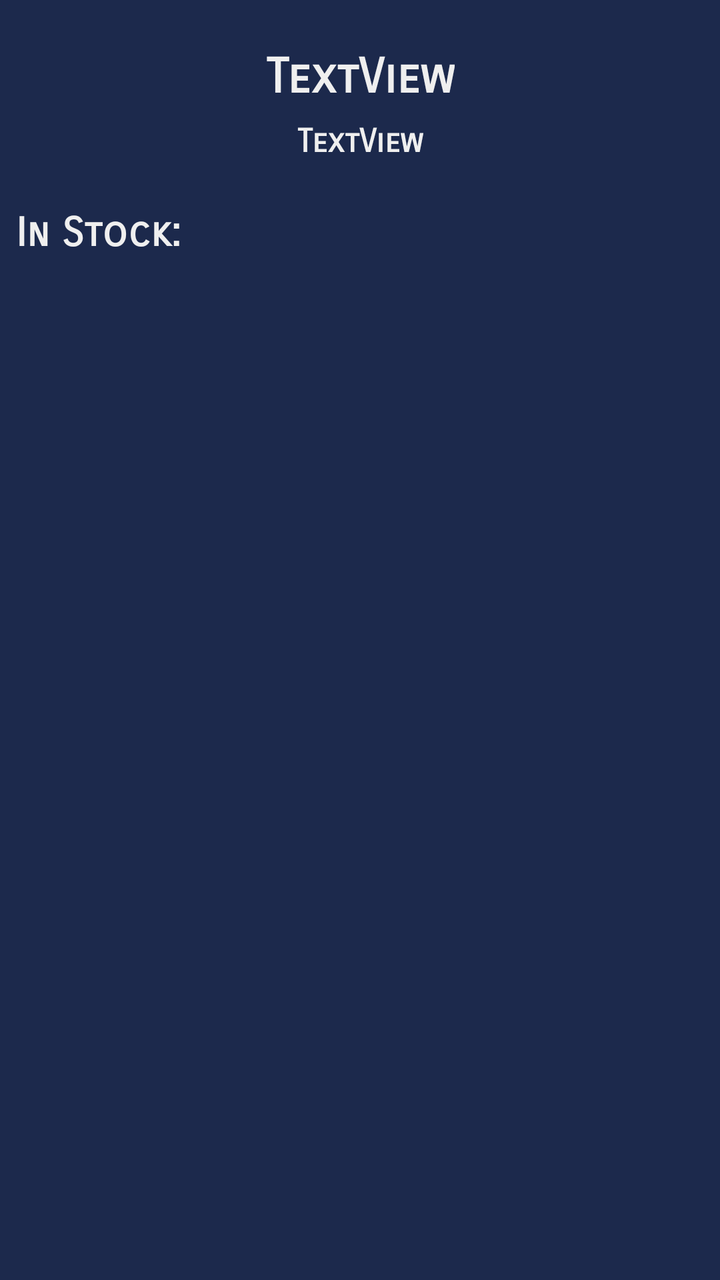
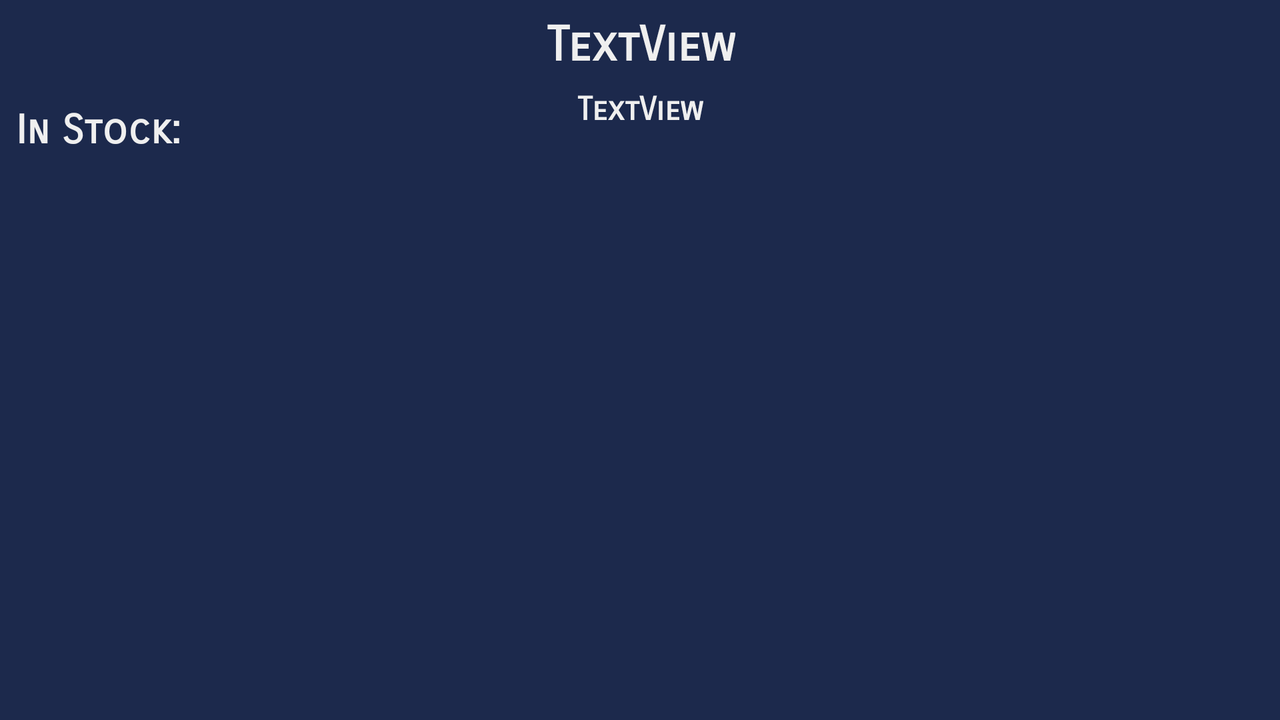

One screen, two layout resources from the same app: the default and the author's alternative for another configuration. Each is rendered where Android would select it; the XML of both is given below.
<!-- AndroidManifest.xml: application theme AppTheme -->
<!-- res/layout/fragment_dealer_page.xml -->
<?xml version="1.0" encoding="utf-8"?>
<android.support.constraint.ConstraintLayout xmlns:android="http://schemas.android.com/apk/res/android"
    xmlns:app="http://schemas.android.com/apk/res-auto"
    android:layout_width="match_parent"
    android:layout_height="match_parent">

    <TextView
        android:id="@+id/text_dealer_page_name"
        style="@style/TextViewTheme"
        android:layout_width="wrap_content"
        android:layout_height="wrap_content"
        android:layout_marginLeft="8dp"
        android:layout_marginRight="8dp"
        android:layout_marginTop="24dp"
        android:text="TextView"
        app:layout_constraintLeft_toLeftOf="parent"
        app:layout_constraintRight_toRightOf="parent"
        app:layout_constraintTop_toTopOf="parent"
        android:layout_marginStart="8dp"
        android:layout_marginEnd="8dp" />

    <TextView
        android:id="@+id/text_dealer_page_message"
        style="@style/TextViewTheme"
        android:layout_width="wrap_content"
        android:layout_height="wrap_content"
        android:layout_marginLeft="8dp"
        android:layout_marginRight="8dp"
        android:layout_marginTop="8dp"
        android:text="TextView"
        android:textSize="16sp"
        app:layout_constraintLeft_toLeftOf="parent"
        app:layout_constraintRight_toRightOf="parent"
        app:layout_constraintTop_toBottomOf="@+id/text_dealer_page_name"
        android:layout_marginStart="8dp"
        android:layout_marginEnd="8dp" />

    <TextView
        android:id="@+id/textView3"
        style="@style/TextViewTheme"
        android:layout_width="wrap_content"
        android:layout_height="wrap_content"
        android:text="@string/stock"
        android:textSize="20sp"
        android:layout_marginLeft="8dp"
        app:layout_constraintLeft_toLeftOf="parent"
        android:layout_marginTop="24dp"
        app:layout_constraintTop_toBottomOf="@+id/text_dealer_page_message"
        android:layout_marginStart="8dp" />

    <android.support.v7.widget.RecyclerView
        android:id="@+id/dealer_stock_recycler"
        android:layout_width="0dp"
        android:layout_height="0dp"
        android:layout_marginBottom="16dp"
        android:layout_marginLeft="32dp"
        android:layout_marginRight="32dp"
        android:layout_marginTop="16dp"
        app:layout_constraintBottom_toBottomOf="parent"
        app:layout_constraintLeft_toLeftOf="parent"
        app:layout_constraintRight_toRightOf="parent"
        app:layout_constraintTop_toBottomOf="@+id/textView3" />
</android.support.constraint.ConstraintLayout>
<!-- resources referenced by this layout -->
<resources>
  <string name="stock">In Stock:\u00A0</string>
  <style name="TextViewTheme" parent="AppTheme">
          <item name="android:fontFamily">sans-serif-smallcaps</item>
          <item name="android:textColor">@color/color_near_white</item>
          <item name="colorPrimary">@color/color_near_white</item>
          <item name="colorPrimaryDark">@color/colorPrimaryDark</item>
          <item name="colorAccent">@color/colorAccent</item>
          <item name="android:textSize">24sp</item>
          <item name="android:textStyle">bold</item>
      </style>
  <style name="AppTheme" parent="Theme.AppCompat.Light.NoActionBar">
          
  		<item name="android:fontFamily">sans-serif-smallcaps</item>
          <item name="windowActionBar">false</item>
          <item name="colorPrimary">@color/colorPrimary</item>
          <item name="colorPrimaryDark">@color/colorPrimaryDark</item>
          <item name="colorAccent">@color/colorAccent</item>
  		<item name="android:windowBackground">@color/color_navy</item>
      </style>
  <color name="color_near_white">#efefef</color>
  <color name="colorPrimaryDark">#303F9F</color>
  <color name="colorAccent">#FF4081</color>
  <color name="colorPrimary">#3F51B5</color>
  <color name="color_navy">#1c294c</color>
</resources>
<!-- res/layout-land/fragment_dealer_page.xml (the author's variant of the layout above) -->
<!-- drawn on the phone turned sideways -->
<?xml version="1.0" encoding="utf-8"?>
<android.support.constraint.ConstraintLayout xmlns:android="http://schemas.android.com/apk/res/android"
    xmlns:app="http://schemas.android.com/apk/res-auto"
    android:layout_width="match_parent"
    android:layout_height="match_parent">

    <TextView
        android:id="@+id/text_dealer_page_name"
        style="@style/TextViewTheme"
        android:layout_width="wrap_content"
        android:layout_height="wrap_content"
        android:layout_marginLeft="8dp"
        android:layout_marginRight="8dp"
        android:layout_marginTop="8dp"
        android:text="TextView"
        app:layout_constraintLeft_toLeftOf="parent"
        app:layout_constraintRight_toRightOf="parent"
        app:layout_constraintTop_toTopOf="parent"
        android:layout_marginStart="8dp"
        android:layout_marginEnd="8dp"
        app:layout_constraintHorizontal_bias="0.501" />

    <TextView
        android:id="@+id/text_dealer_page_message"
        style="@style/TextViewTheme"
        android:layout_width="wrap_content"
        android:layout_height="wrap_content"
        android:layout_marginLeft="8dp"
        android:layout_marginRight="8dp"
        android:layout_marginTop="8dp"
        android:text="TextView"
        android:textSize="16sp"
        app:layout_constraintLeft_toLeftOf="parent"
        app:layout_constraintRight_toRightOf="parent"
        app:layout_constraintTop_toBottomOf="@+id/text_dealer_page_name"
        android:layout_marginStart="8dp"
        android:layout_marginEnd="8dp" />

    <TextView
        android:id="@+id/textView3"
        style="@style/TextViewTheme"
        android:layout_width="wrap_content"
        android:layout_height="wrap_content"
        android:text="@string/stock"
        android:textSize="20sp"
        android:layout_marginLeft="8dp"
        app:layout_constraintLeft_toLeftOf="parent"
        android:layout_marginStart="8dp"
        app:layout_constraintTop_toTopOf="@+id/text_dealer_page_message"
        android:layout_marginTop="8dp" />

    <android.support.v7.widget.RecyclerView
        android:id="@+id/dealer_stock_recycler"
        android:layout_width="0dp"
        android:layout_height="0dp"
        android:layout_marginBottom="16dp"
        android:layout_marginLeft="32dp"
        android:layout_marginRight="32dp"
        android:layout_marginTop="16dp"
        app:layout_constraintBottom_toBottomOf="parent"
        app:layout_constraintLeft_toLeftOf="parent"
        app:layout_constraintRight_toRightOf="parent"
        app:layout_constraintTop_toBottomOf="@+id/textView3" />
</android.support.constraint.ConstraintLayout>
